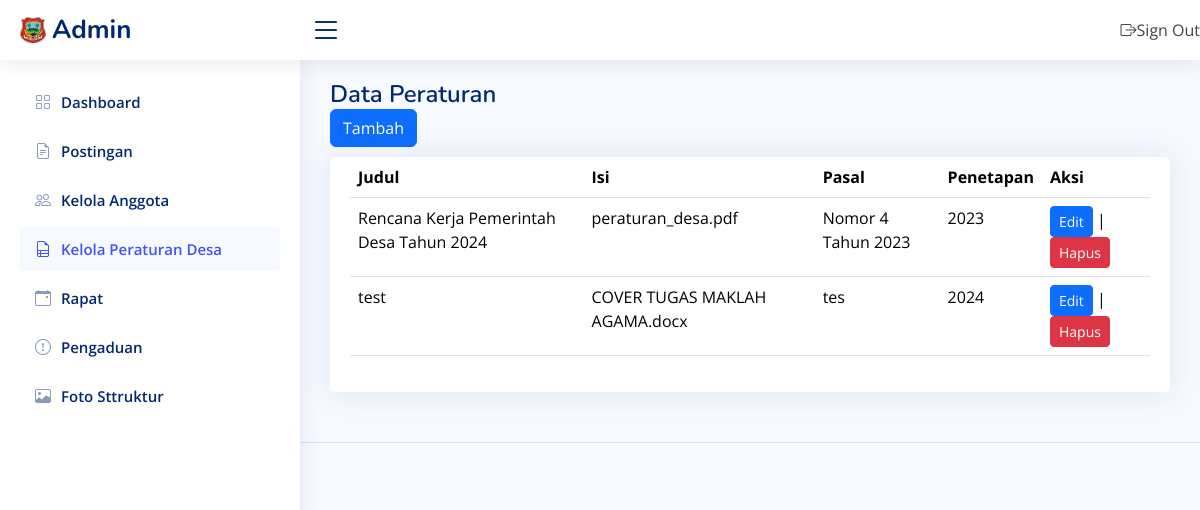
Screenshot of /Admin/kelola_peraturan.php with the database file from the repository.
### tables this page shows
CREATE TABLE `peraturan_desa` (
  `id_peraturan` int(11) NOT NULL,
  `judul_peraturan` varchar(50) NOT NULL,
  `isi_peraturan` varchar(50) NOT NULL,
  `nomor_peraturan` varchar(25) NOT NULL,
  `penetapan` year(4) NOT NULL
);

### Admin/kelola_peraturan.php (the view, shortened to what this page needs)
<!DOCTYPE html>
<html lang="en">
<head>
  <link href="assets/vendor/bootstrap/css/bootstrap.min.css" rel="stylesheet">
  <link href="assets/vendor/bootstrap-icons/bootstrap-icons.css" rel="stylesheet">
  <link href="assets/vendor/boxicons/css/boxicons.min.css" rel="stylesheet">
  <link href="assets/vendor/quill/quill.snow.css" rel="stylesheet">
  <link href="assets/vendor/quill/quill.bubble.css" rel="stylesheet">
  <link href="assets/vendor/remixicon/remixicon.css" rel="stylesheet">
  <link href="assets/vendor/simple-datatables/style.css" rel="stylesheet">
  <link href="assets/css/style.css" rel="stylesheet">
</head>
<body>
<header id="header" class="header fixed-top d-flex align-items-center">
<div class="d-flex align-items-center justify-content-between">
  <a href="index.html" class="logo d-flex align-items-center">
    <img src="../assets/img/bpd.jpg" alt="">
    <span class="d-none d-lg-block">Admin</span>
  </a>
  <i class="bi bi-list toggle-sidebar-btn"></i>
</div>
<nav class="header-nav ms-auto">
  <ul class="d-flex align-items-center">
        <li>
          <a class="dropdown-item d-flex align-items-center" href="../index.php">
            <i class="bi bi-box-arrow-right"></i>
            <span>Sign Out</span>
          </a>
        </li>
  </ul>
</nav>
</header>
<aside id="sidebar" class="sidebar">
  <ul class="sidebar-nav" id="sidebar-nav">
    <li class="nav-item">
      <a class="nav-link collapsed" href="admin.php">
        <i class="bi bi-grid"></i>
        <span>Dashboard</span>
      </a>
    </li>
    <li class="nav-item">
      <a href="kelola_postingan.php" class="nav-link collapsed">
        <i class="bi bi-file-earmark-text"></i><span>Postingan</span><i class=""></i>
      </a>
    </li>
    <li class="nav-item">
      <a href="kelola_anggota.php" class="nav-link collapsed">
        <i class="bi bi-people"></i><span>Kelola Anggota</span><i class=""></i>
      </a>
    </li>
    <li class="nav-item">
      <a class="nav-link" data-bs-target="#tables-nav" data-bs-toggle="collapse" href="#">
        <i class="bi bi-file-earmark-ruled"></i><span>Kelola Peraturan Desa</span>
      </a>
    </li>
    <li class="nav-item">
      <a href="kelola_rapat.php" class="nav-link collapsed" >
        <i class="bi bi-calendar-event"></i><span>Rapat</span>
      </a>
    </li>
    <li class="nav-item">
      <a href="kelola_pengaduan.php" class="nav-link collapsed" >
        <i class="bi bi-exclamation-circle"></i><span>Pengaduan</span>
      </a>
    </li>
    <li class="nav-item">
      <a href="kelola_bagan.php" class="nav-link collapsed" >
        <i class="bi bi-image"></i><span>Foto Sttruktur</span>
      </a>
    </li>
  </ul>
</aside>
<main id="main" class="main">
    <div class="pagetitle">
        <h1>Data Peraturan</h1>
        <nav>
            <a href="tambah_peraturan.php" class="btn btn-primary">Tambah</a>
        </nav>
    </div>
    <section class="section">
        <div class="row">
            <div class="col-lg-12">
                <div class="card">
                    <div class="card-body">
                        <table class="table datatable">
                            <thead>
                                <tr>
                                    <th>Judul</th>
                                    <th>Isi</th>
                                    <th>Pasal</th>
                                    <th>Penetapan</th>
                                    <th>Aksi</th>
                                </tr>
                            </thead>
                            <tbody>
                            <?php
$conn = mysqli_connect("localhost", "root", "", "bpd");
$keyword = isset($_GET['keyword']) ? $_GET['keyword'] : '';
$query = "SELECT * FROM peraturan_desa WHERE judul_peraturan LIKE '%$keyword%' OR isi_peraturan LIKE '%$keyword%'";
$result = mysqli_query($conn, $query);
while ($row = mysqli_fetch_assoc($result)) {
    echo "<tr>";
    echo "<td>" . htmlspecialchars($row['judul_peraturan']) . "</td>";
    $isi_peraturan = $row['isi_peraturan'];
    $words = explode(' ', $isi_peraturan);
    if (count($words) > 15) {
        $truncated_isi = implode(' ', array_slice($words, 0, 15)) . '...';
    } else {
        $truncated_isi = $isi_peraturan;
    }
    echo "<td>" . htmlspecialchars($truncated_isi) . "</td>";
    echo "<td>" . htmlspecialchars($row['nomor_peraturan']) . "</td>";
    echo "<td>" . htmlspecialchars($row['penetapan']) . "</td>";
    echo "<td><a href='update/edit_peraturan.php?id=" . $row['id_peraturan'] . "' class='btn btn-sm btn-primary'>Edit</a> | <a href='update/hapus_peraturan.php?id=" . $row['id_peraturan'] . "' onclick='return confirm(\"Apa anda yakin ingin menghapus peraturan ?\");' class='btn btn-sm btn-danger'>Hapus</a></td>";
    echo "</tr>";
}
?>
                            </tbody>
                        </table>
                    </div>
                </div>
            </div>
        </div>
    </section>
</main>
<footer id="footer" class="footer"></footer>
</body>
</html>

### Admin/assets/css/style.css (style rules this page uses)
:root { scroll-behavior: smooth; }
body { font-family: "Open Sans", sans-serif; background: #f6f9ff; color: #444444; }
a { color: #4154f1; text-decoration: none; }
h1, h2, h3, h4, h5, h6 { font-family: "Nunito", sans-serif; }
#main { margin-top: 60px; padding: 20px 30px; transition: all 0.3s; }
.pagetitle { margin-bottom: 10px; }
.pagetitle h1 { font-size: 24px; margin-bottom: 0; font-weight: 600; color: #012970; }
.card { margin-bottom: 30px; border: none; border-radius: 5px; box-shadow: 0px 0 30px rgba(1, 41, 112, 0.1); }
.card-body { padding: 0 20px 20px 20px; }
.logo { line-height: 1; }
@media (min-width: 1200px) { .logo { width: 280px; } }
.logo img { max-height: 26px; margin-right: 6px; }
.logo span { font-size: 26px; font-weight: 700; color: #012970; font-family: "Nunito", sans-serif; }
.header { transition: all 0.5s; z-index: 997; height: 60px; box-shadow: 0px 2px 20px rgba(1, 41, 112, 0.1); background-color: #fff; padding-left: 20px; }
.header .toggle-sidebar-btn { font-size: 32px; padding-left: 10px; cursor: pointer; color: #012970; }
.header-nav ul { list-style: none; }
.header-nav>ul { margin: 0; padding: 0; }
.sidebar { position: fixed; top: 60px; left: 0; bottom: 0; width: 300px; z-index: 996; transition: all 0.3s; padding: 20px; overflow-y: auto; scrollbar-width: thin; scrollbar-color: #aab7cf transparent; box-shadow: 0px 0px 20px rgba(1, 41, 112, 0.1); background-color: #fff; }
@media (min-width: 1200px) { #main, #footer { margin-left: 300px; } }
.sidebar-nav { padding: 0; margin: 0; list-style: none; }
.sidebar-nav li { padding: 0; margin: 0; list-style: none; }
.sidebar-nav .nav-item { margin-bottom: 5px; }
.sidebar-nav .nav-link { display: flex; align-items: center; font-size: 15px; font-weight: 600; color: #4154f1; transition: 0.3; background: #f6f9ff; padding: 10px 15px; border-radius: 4px; }
.sidebar-nav .nav-link i { font-size: 16px; margin-right: 10px; color: #4154f1; }
.sidebar-nav .nav-link.collapsed { color: #012970; background: #fff; }
.sidebar-nav .nav-link.collapsed i { color: #899bbd; }
.footer { padding: 20px 0; font-size: 14px; transition: all 0.3s; border-top: 1px solid #cddfff; }

### Admin/kelola_peraturan.php (style rules this page uses)
.nav-link { color: #333; background-color: transparent; transition: color 0.3s, background-color 0.3s; }

### rows the page displays
peraturan_desa: judul_peraturan "Rencana Kerja Pemerintah Desa Tahun 2024", isi_peraturan "peraturan_desa.pdf", nomor_peraturan "Nomor 4 Tahun 2023", penetapan "2023"
peraturan_desa: judul_peraturan "test", isi_peraturan "COVER TUGAS MAKLAH AGAMA.docx", nomor_peraturan "tes", penetapan "2024"
